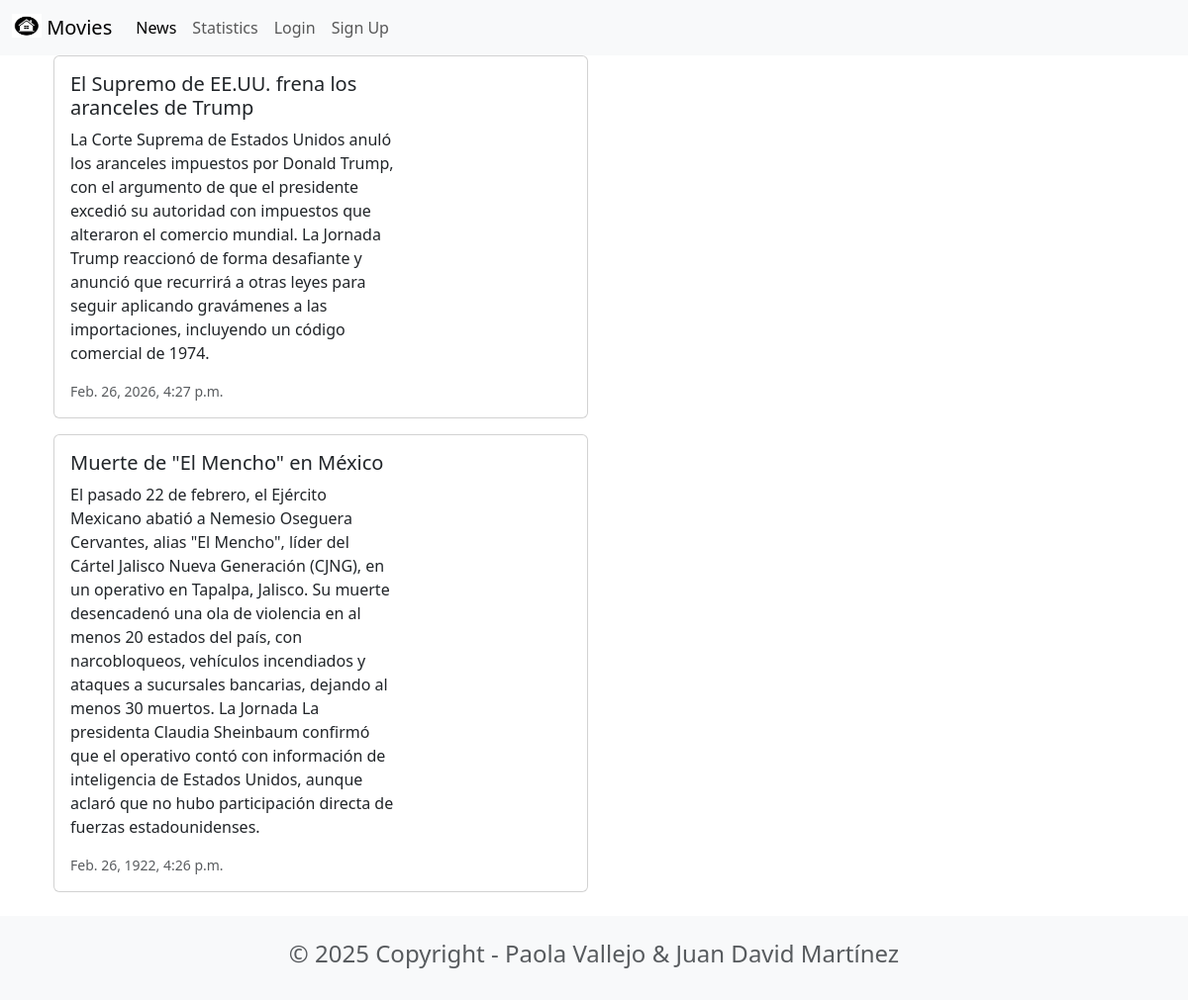
Page /news/ on the committed database.
### news/models.py (models this page shows, shortened)
class News(models.Model):
    headline = models.CharField(max_length=200)
    body = models.TextField()
    date = models.DateTimeField()

### news/views.py (the view)
# urls.py: path('news/', include('news.urls')),
def news(request):
    newss = News.objects.all().order_by('-date')
    return render(request, 'news.html', {'newss': newss})

### news/templates/news.html
{% extends 'base.html' %}
{% block content %}
<div class="container">
 {% for news in newss %}
 <div class="card mb-3" style="max-width: 540px;">
 <div class="row g-0">
 <div class="col-md-8">
 <div class="card-body">
 <h5 class="card-title">{{ news.headline }}</h5>
<p class="card-text">{{ news.body }}</p>
<p class="card-text"><small class="text-muted"> {{ news.date }} </small></p>
 </div>
 </div>
 </div>
 </div>
{% endfor %}
</div>
{% endblock content %}

### rows in the picture
News: headline "El Supremo de EE.UU. frena los aranceles de Trump", body "La Corte Suprema de Estados Unidos anuló los aranceles impuestos por Donald Trump, con el argumento de que el presidente excedió su autoridad con impuestos que alteraron el comercio mundial. La Jornada Trump reaccionó de forma desafiante y anunció que recurrirá a otras leyes para seguir aplicando gravámenes a las importaciones, incluyendo un código comercial de 1974.", date "Feb. 26, 2026, 4:27 p.m."
News: headline "Muerte de \"El Mencho\" en México", body "El pasado 22 de febrero, el Ejército Mexicano abatió a Nemesio Oseguera Cervantes, alias \"El Mencho\", líder del Cártel Jalisco Nueva Generación (CJNG), en un operativo en Tapalpa, Jalisco. Su muerte desencadenó una ola de violencia en al menos 20 estados del país, con narcobloqueos, vehículos incendiados y ataques a sucursales bancarias, dejando al menos 30 muertos. La Jornada La presidenta Claudia Sheinbaum confirmó que el operativo contó con información de inteligencia de Estados Unidos, aunque aclaró que no hubo participación directa de fuerzas estadounidenses.", date "Feb. 26, 1922, 4:26 p.m."
